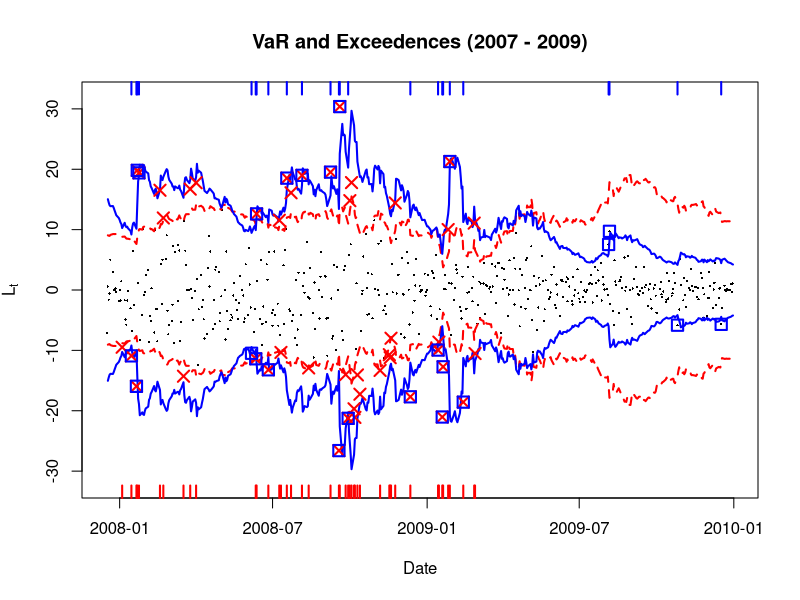
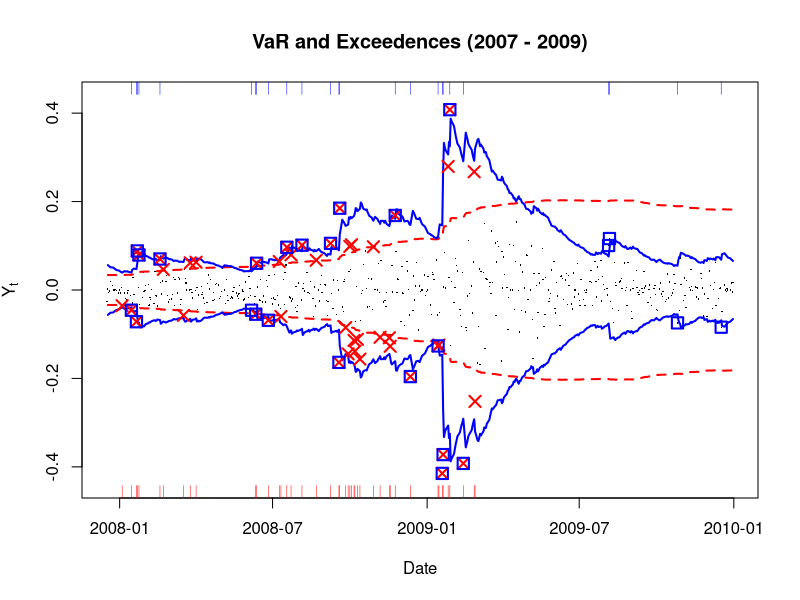
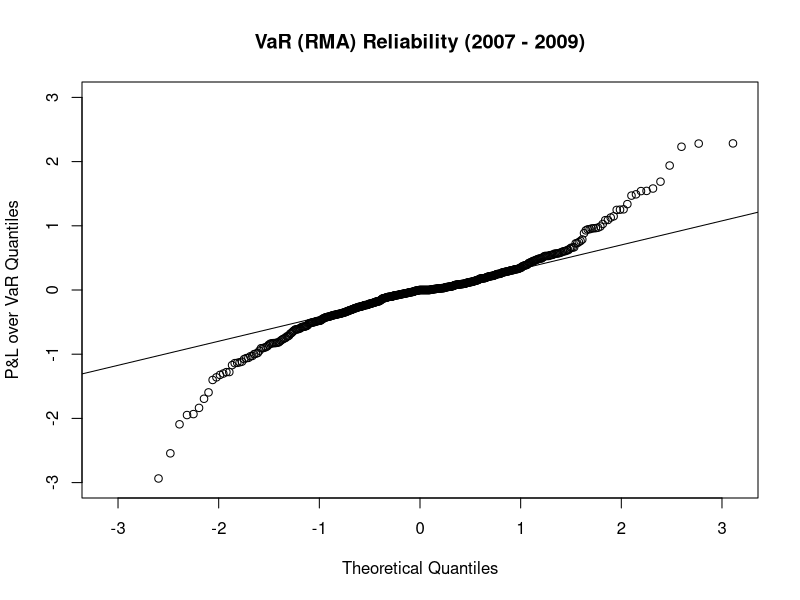
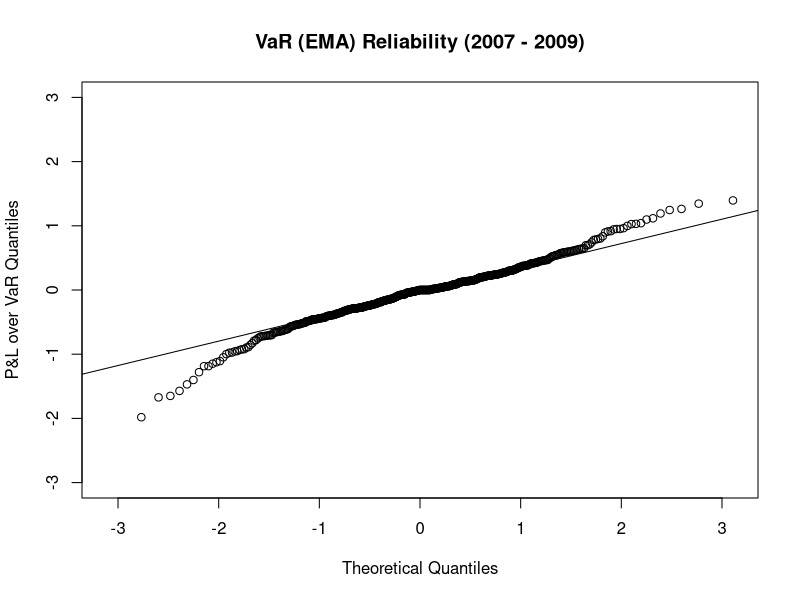

These figures' R source, in order:
# clear variables and close windows
rm(list = ls(all = TRUE))
graphics.off()

# install and load packages
libraries = c("dplyr", "lubridate", "quantmod")
lapply(libraries, function(x) if (!(x %in% installed.packages())) {install.packages(x)})
lapply(libraries, library, quietly = TRUE, character.only = TRUE)

# Inputs
h     = 250
alpha = 0.01
gamma = 0.94

# Load Data
data = read.csv("SFEVaRbank.csv")

# Functions
calcRMA = function(serie, h = 250){
  # find the first non NA position
  s = rle(is.na(serie))$length[1]
  # Calculate the RMA of the serie for with the parameter h
  rma = sapply((s + h + 1): length(serie), FUN = function(n) {
    sum(serie[(n - h): (n - 1)] * serie[(n - h): (n - 1)], na.rm = T) / (h - 1)})
  rma = c(rep(NA, s + h), rma)
  return(rma)
}

emaWeight = function(h, gamma){
  weight = gamma^(h: 1) * (1 - gamma)
  return(weight)
}

calcEMA = function(serie, gamma = 0.94, h = 250){
  s = rle(is.na(serie))$length[1]
  weight = emaWeight(h, gamma)
  ema = sapply((s + h + 1): length(serie), FUN = function(n) {
    sum(serie[(n - h): (n - 1)] * serie[(n - h): (n - 1)] * weight, na.rm = T)})
  ema = c(rep(NA, s + h), ema)
  return(ema)
}

# Choose the Stocks
# which(colnames(data) == "LLOYDS.BANKING.GROUP") == 34
Stocks = data[year(data$Date) %in% c(2007, 2008, 2009), c(1,34)]

# Build portfolio of log-returns
Portfolio = data.frame(Date       = as.Date(Stocks$Date), 
                       Price      = (Stocks[,2]),
                       PercChange = c(NA,diff(log(Stocks[,2]))),
                       AbsChange  = c(NA,diff(Stocks[,2])))

tCrit = qnorm(1 - alpha) 
# calculate VaR
Portfolio$VaRRMAY = calcRMA(Portfolio$PercChange, h = h) ^ 0.5 * tCrit
Portfolio$VaREMAY = calcEMA(Portfolio$PercChange, gamma = gamma, h = h) ^ 0.5 * tCrit
Portfolio$VaRRMAL = Portfolio$VaRRMAY * Portfolio$Price
Portfolio$VaREMAL = Portfolio$VaREMAY * Portfolio$Price
# calculate exceedences
Portfolio$RugsRMAL = (Portfolio$AbsChange > Portfolio$VaRRMAL | Portfolio$AbsChange < -Portfolio$VaRRMAL)
Portfolio$RugsEMAL = (Portfolio$AbsChange > Portfolio$VaREMAL | Portfolio$AbsChange < -Portfolio$VaREMAL)
Portfolio$RugsRMAY = (Portfolio$PercChange > Portfolio$VaRRMAY | Portfolio$PercChange < -Portfolio$VaRRMAY)
Portfolio$RugsEMAY = (Portfolio$PercChange > Portfolio$VaREMAY | Portfolio$PercChange < -Portfolio$VaREMAY)
# remove rows without VaR
Portfolio = Portfolio[- c(1 :h), ]

# Plot Result for Lt/AbsChange
ymax = 1.05*max(abs(min(Portfolio$AbsChange)), abs(max(Portfolio$AbsChange)))
plot(Portfolio$Date, Portfolio$AbsChange, pch = 16, cex = 0.3, ylim = c(-ymax, ymax), 
     ylab = expression({L}[t]), xlab = "Date", main = "VaR and Exceedences (2007 - 2009)")
lines(Portfolio$Date, Portfolio$VaRRMAL, col = "red", lty = 2, lwd = 2)
lines(Portfolio$Date, - Portfolio$VaRRMAL, col = "red", lty = 2, lwd = 2)
lines(Portfolio$Date, Portfolio$VaREMAL, col = "blue", lwd = 2)
lines(Portfolio$Date, - Portfolio$VaREMAL, col = "blue", lwd = 2)

# Add Rugs, for Rma at the bottom, for Ema at the top
rug(Portfolio$Date[Portfolio$RugsRMAL], side = 1, col = "red", lwd = 2)
rug(Portfolio$Date[Portfolio$RugsEMAL], side = 3, col = "blue", lwd = 2)
points(Portfolio$Date[Portfolio$RugsRMAL], Portfolio$AbsChange[Portfolio$RugsRMAL], col = "red", pch = 4, lwd = 2, cex = 1.5)
points(Portfolio$Date[Portfolio$RugsEMAL], Portfolio$AbsChange[Portfolio$RugsEMAL], col = "blue", pch = 0, lwd = 2, cex = 1.5)
dev.print(device = png, filename = 'VaR_LtAbsChange.png', width = 1200, height = 600)
dev.off()

# Plot Result for Yt/PercChange
ymax = 1.05*max(abs(min(Portfolio$PercChange)), abs(max(Portfolio$PercChange)))
plot(Portfolio$Date, Portfolio$PercChange, pch = 16, cex = 0.2, ylim = c(-ymax, ymax), 
     ylab = expression({Y}[t]), xlab = "Date", main = "VaR and Exceedences (2007 - 2009)")
lines(Portfolio$Date, Portfolio$VaRRMAY, col = "red", lty = 2, lwd = 2)
lines(Portfolio$Date, - Portfolio$VaRRMAY, col = "red", lty = 2, lwd = 2)
lines(Portfolio$Date, Portfolio$VaREMAY, col = "blue", lwd = 2)
lines(Portfolio$Date, - Portfolio$VaREMAY, col = "blue", lwd = 2)

# Add Rugs, for Rma at the bottom, for Ema at the top
Portfolio$RugsRMAY = (Portfolio$PercChange > Portfolio$VaRRMAY | Portfolio$PercChange < -Portfolio$VaRRMAY)
Portfolio$RugsEMAY = (Portfolio$PercChange > Portfolio$VaREMAY | Portfolio$PercChange < -Portfolio$VaREMAY)
# plot rug
rug(Portfolio$Date[Portfolio$RugsRMAY], side = 1, col = "red")
rug(Portfolio$Date[Portfolio$RugsEMAY], side = 3, col = "blue")
# plot exceedences
points(Portfolio$Date[Portfolio$RugsRMAY], Portfolio$PercChange[Portfolio$RugsRMAY], col = "red", pch = 4, lwd = 2, cex = 1.5)
points(Portfolio$Date[Portfolio$RugsEMAY], Portfolio$PercChange[Portfolio$RugsEMAY], col = "blue", pch = 0, lwd = 2, cex = 1.5)
dev.print(device = png, filename = 'VaR_YtPercChange.png', width = 1200, height = 600)
dev.off()

# Plot qqplots
qqnorm(Portfolio$AbsChange/Portfolio$VaRRMAL, main = "VaR (RMA) Reliability (2007 - 2009)",
       xlab = "Theoretical Quantiles", ylab = "P&L over VaR Quantiles", ylim = c(-3,3))
qqline(Portfolio$AbsChange/Portfolio$VaRRMAL)
dev.print(device = png, filename = 'VaRReliability_RMA.png', width = 500, height = 500)
dev.off()
qqnorm(Portfolio$AbsChange/Portfolio$VaREMAL, main = "VaR (EMA) Reliability (2007 - 2009)",
       xlab = "Theoretical Quantiles", ylab = "P&L over VaR Quantiles", ylim = c(-3,3))
qqline(Portfolio$AbsChange/Portfolio$VaREMAL)
dev.print(device = png, filename = 'VaRReliability_EMA.png', width = 500, height = 500)
dev.off()
